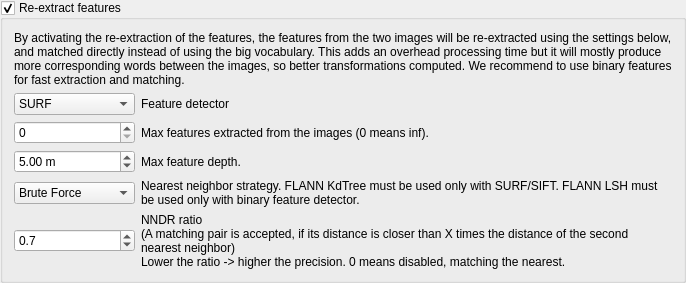
                     <widget class="QGroupBox" name="groupBox_reextract">
                      <property name="title">
                       <string>Re-extract features</string>
                      </property>
                      <property name="checkable">
                       <bool>true</bool>
                      </property>
                      <property name="checked">
                       <bool>true</bool>
                      </property>
                      <layout class="QVBoxLayout" name="verticalLayout_46">
                       <item>
                        <widget class="QLabel" name="label_182">
                         <property name="text">
                          <string>By activating the re-extraction of the features, the features from the two images will be re-extracted using the settings below, and matched directly instead of using the big vocabulary. This adds an overhead processing time but it will mostly produce more corresponding words between the images, so better transformations computed. We recommend to use binary features for fast extraction and matching.</string>
                         </property>
                         <property name="wordWrap">
                          <bool>true</bool>
                         </property>
                        </widget>
                       </item>
                       <item>
                        <layout class="QGridLayout" name="gridLayout_25" columnstretch="0,1">
                         <item row="4" column="0">
                          <widget class="QComboBox" name="reextract_nn">
                           <property name="currentIndex">
                            <number>3</number>
                           </property>
                           <property name="sizeAdjustPolicy">
                            <enum>QComboBox::AdjustToContents</enum>
                           </property>
                           <item>
                            <property name="text">
                             <string>FLANN Linear</string>
                            </property>
                           </item>
                           <item>
                            <property name="text">
                             <string>FLANN KdTree</string>
                            </property>
                           </item>
                           <item>
                            <property name="text">
                             <string>FLANN LSH</string>
                            </property>
                           </item>
                           <item>
                            <property name="text">
                             <string>Brute Force</string>
                            </property>
                           </item>
                           <item>
                            <property name="text">
                             <string>Brute Force GPU</string>
                            </property>
                           </item>
                          </widget>
                         </item>
                         <item row="5" column="0">
                          <widget class="QDoubleSpinBox" name="reextract_nndrRatio">
                           <property name="decimals">
                            <number>1</number>
                           </property>
                           <property name="minimum">
                            <double>0.100000000000000</double>
                           </property>
                           <property name="maximum">
                            <double>1.000000000000000</double>
                           </property>
                           <property name="singleStep">
                            <double>0.100000000000000</double>
                           </property>
                           <property name="value">
                            <double>0.700000000000000</double>
                           </property>
                          </widget>
                         </item>
                         <item row="2" column="0">
                          <widget class="QSpinBox" name="reextract_maxFeatures">
                           <property name="maximum">
                            <number>999999</number>
                           </property>
                          </widget>
                         </item>
                         <item row="2" column="1">
                          <widget class="QLabel" name="label_180">
                           <property name="text">
                            <string>Max features extracted from the images (0 means inf).</string>
                           </property>
                           <property name="wordWrap">
                            <bool>true</bool>
                           </property>
                          </widget>
                         </item>
                         <item row="4" column="1">
                          <widget class="QLabel" name="label_179">
                           <property name="text">
                            <string>Nearest neighbor strategy. FLANN KdTree must be used only with SURF/SIFT. FLANN LSH must be used only with binary feature detector.</string>
                           </property>
                           <property name="wordWrap">
                            <bool>true</bool>
                           </property>
                          </widget>
                         </item>
                         <item row="5" column="1">
                          <widget class="QLabel" name="label_181">
                           <property name="text">
                            <string>NNDR ratio
(A matching pair is accepted, if its distance is closer than X times the distance of the second nearest neighbor)
Lower the ratio -&gt; higher the precision. 0 means disabled, matching the nearest.</string>
                           </property>
                           <property name="wordWrap">
                            <bool>true</bool>
                           </property>
                          </widget>
                         </item>
                         <item row="1" column="0">
                          <widget class="QComboBox" name="reextract_type">
                           <property name="currentIndex">
                            <number>0</number>
                           </property>
                           <property name="sizeAdjustPolicy">
                            <enum>QComboBox::AdjustToContents</enum>
                           </property>
                           <item>
                            <property name="text">
                             <string>SURF</string>
                            </property>
                           </item>
                           <item>
                            <property name="text">
                             <string>SIFT</string>
                            </property>
                           </item>
                           <item>
                            <property name="text">
                             <string>ORB</string>
                            </property>
                           </item>
                           <item>
                            <property name="text">
                             <string>FAST+FREAK</string>
                            </property>
                           </item>
                           <item>
                            <property name="text">
                             <string>FAST+BRIEF</string>
                            </property>
                           </item>
                           <item>
                            <property name="text">
                             <string>GFTT+FREAK</string>
                            </property>
                           </item>
                           <item>
                            <property name="text">
                             <string>GFTT+BRIEF</string>
                            </property>
                           </item>
                           <item>
                            <property name="text">
                             <string>BRISK</string>
                            </property>
                           </item>
                          </widget>
                         </item>
                         <item row="1" column="1">
                          <widget class="QLabel" name="label_178">
                           <property name="text">
                            <string>Feature detector </string>
                           </property>
                          </widget>
                         </item>
                         <item row="3" column="0">
                          <widget class="QDoubleSpinBox" name="loopClosure_bowMaxDepth">
                           <property name="suffix">
                            <string> m</string>
                           </property>
                           <property name="minimum">
                            <double>0.000000000000000</double>
                           </property>
                           <property name="value">
                            <double>5.000000000000000</double>
                           </property>
                          </widget>
                         </item>
                         <item row="3" column="1">
                          <widget class="QLabel" name="label_237">
                           <property name="text">
                            <string>Max feature depth.</string>
                           </property>
                           <property name="wordWrap">
                            <bool>true</bool>
                           </property>
                          </widget>
                         </item>
                        </layout>
                       </item>
                      </layout>
                     </widget>
